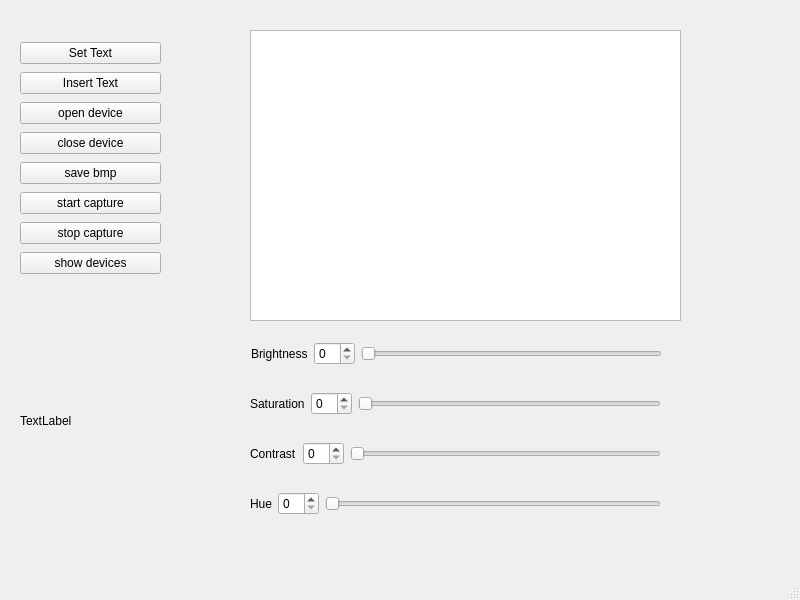
<?xml version="1.0" encoding="UTF-8"?>
<ui version="4.0">
 <class>MainWindow</class>
 <widget class="QMainWindow" name="MainWindow">
  <property name="geometry">
   <rect>
    <x>0</x>
    <y>0</y>
    <width>800</width>
    <height>600</height>
   </rect>
  </property>
  <property name="sizePolicy">
   <sizepolicy hsizetype="Fixed" vsizetype="Fixed">
    <horstretch>0</horstretch>
    <verstretch>0</verstretch>
   </sizepolicy>
  </property>
  <property name="windowTitle">
   <string>MainWindow</string>
  </property>
  <widget class="QWidget" name="centralwidget">
   <widget class="QTextEdit" name="mTexEdit">
    <property name="geometry">
     <rect>
      <x>250</x>
      <y>30</y>
      <width>431</width>
      <height>291</height>
     </rect>
    </property>
   </widget>
   <widget class="QWidget" name="layoutWidget">
    <property name="geometry">
     <rect>
      <x>250</x>
      <y>390</y>
      <width>411</width>
      <height>28</height>
     </rect>
    </property>
    <layout class="QHBoxLayout" name="horizontalLayout_2">
     <item>
      <widget class="QLabel" name="mLabelBrightness_2">
       <property name="baseSize">
        <size>
         <width>0</width>
         <height>0</height>
        </size>
       </property>
       <property name="text">
        <string>Saturation</string>
       </property>
      </widget>
     </item>
     <item>
      <widget class="QSpinBox" name="mSpinBoxSaturation"/>
     </item>
     <item>
      <widget class="QSlider" name="mSliderSaturation">
       <property name="orientation">
        <enum>Qt::Horizontal</enum>
       </property>
      </widget>
     </item>
    </layout>
   </widget>
   <widget class="QWidget" name="layoutWidget_2">
    <property name="geometry">
     <rect>
      <x>250</x>
      <y>440</y>
      <width>411</width>
      <height>28</height>
     </rect>
    </property>
    <layout class="QHBoxLayout" name="horizontalLayout_3">
     <item>
      <widget class="QLabel" name="mLabelBrightness_3">
       <property name="baseSize">
        <size>
         <width>0</width>
         <height>0</height>
        </size>
       </property>
       <property name="text">
        <string>Contrast</string>
       </property>
      </widget>
     </item>
     <item>
      <widget class="QSpinBox" name="mSpinBoxContrast"/>
     </item>
     <item>
      <widget class="QSlider" name="mSliderContrast">
       <property name="orientation">
        <enum>Qt::Horizontal</enum>
       </property>
      </widget>
     </item>
    </layout>
   </widget>
   <widget class="QWidget" name="layoutWidget_3">
    <property name="geometry">
     <rect>
      <x>250</x>
      <y>490</y>
      <width>411</width>
      <height>28</height>
     </rect>
    </property>
    <layout class="QHBoxLayout" name="horizontalLayout_4">
     <item>
      <widget class="QLabel" name="mLabelBrightness_4">
       <property name="baseSize">
        <size>
         <width>0</width>
         <height>0</height>
        </size>
       </property>
       <property name="text">
        <string>Hue</string>
       </property>
      </widget>
     </item>
     <item>
      <widget class="QSpinBox" name="mSpinBoxHue"/>
     </item>
     <item>
      <widget class="QSlider" name="mSliderHue">
       <property name="orientation">
        <enum>Qt::Horizontal</enum>
       </property>
      </widget>
     </item>
    </layout>
   </widget>
   <widget class="QWidget" name="layoutWidget">
    <property name="geometry">
     <rect>
      <x>20</x>
      <y>40</y>
      <width>141</width>
      <height>244</height>
     </rect>
    </property>
    <layout class="QGridLayout" name="gridLayout">
     <item row="1" column="0">
      <widget class="QPushButton" name="mBtnInsertText">
       <property name="text">
        <string>Insert Text</string>
       </property>
      </widget>
     </item>
     <item row="4" column="0">
      <widget class="QPushButton" name="mBtnCloseDevice">
       <property name="text">
        <string>close device</string>
       </property>
      </widget>
     </item>
     <item row="6" column="0">
      <widget class="QPushButton" name="mBtnStartCapture">
       <property name="text">
        <string>start capture</string>
       </property>
      </widget>
     </item>
     <item row="2" column="0">
      <widget class="QPushButton" name="mBtnOpenDevice">
       <property name="text">
        <string>open device</string>
       </property>
      </widget>
     </item>
     <item row="7" column="0">
      <widget class="QPushButton" name="mBtnStopCapture">
       <property name="text">
        <string>stop capture</string>
       </property>
      </widget>
     </item>
     <item row="0" column="0">
      <widget class="QPushButton" name="mBtnSetText">
       <property name="text">
        <string>Set Text</string>
       </property>
      </widget>
     </item>
     <item row="5" column="0">
      <widget class="QPushButton" name="mBtnSaveBmp">
       <property name="text">
        <string>save bmp</string>
       </property>
      </widget>
     </item>
     <item row="8" column="0">
      <widget class="QPushButton" name="mBtnShowDevices">
       <property name="text">
        <string>show devices</string>
       </property>
      </widget>
     </item>
    </layout>
   </widget>
   <widget class="QWidget" name="layoutWidget">
    <property name="geometry">
     <rect>
      <x>251</x>
      <y>340</y>
      <width>411</width>
      <height>28</height>
     </rect>
    </property>
    <layout class="QHBoxLayout" name="horizontalLayout">
     <item>
      <widget class="QLabel" name="mLabelBrightness">
       <property name="baseSize">
        <size>
         <width>0</width>
         <height>0</height>
        </size>
       </property>
       <property name="text">
        <string>Brightness</string>
       </property>
      </widget>
     </item>
     <item>
      <widget class="QSpinBox" name="mSpinBoxBrightness"/>
     </item>
     <item>
      <widget class="QSlider" name="mSliderBrightness">
       <property name="orientation">
        <enum>Qt::Horizontal</enum>
       </property>
      </widget>
     </item>
    </layout>
   </widget>
   <widget class="QLabel" name="mLabelShowImage">
    <property name="geometry">
     <rect>
      <x>20</x>
      <y>330</y>
      <width>201</width>
      <height>181</height>
     </rect>
    </property>
    <property name="text">
     <string>TextLabel</string>
    </property>
   </widget>
  </widget>
  <widget class="QMenuBar" name="menubar">
   <property name="geometry">
    <rect>
     <x>0</x>
     <y>0</y>
     <width>800</width>
     <height>22</height>
    </rect>
   </property>
  </widget>
  <widget class="QStatusBar" name="statusbar"/>
 </widget>
 <resources/>
 <connections/>
</ui>
